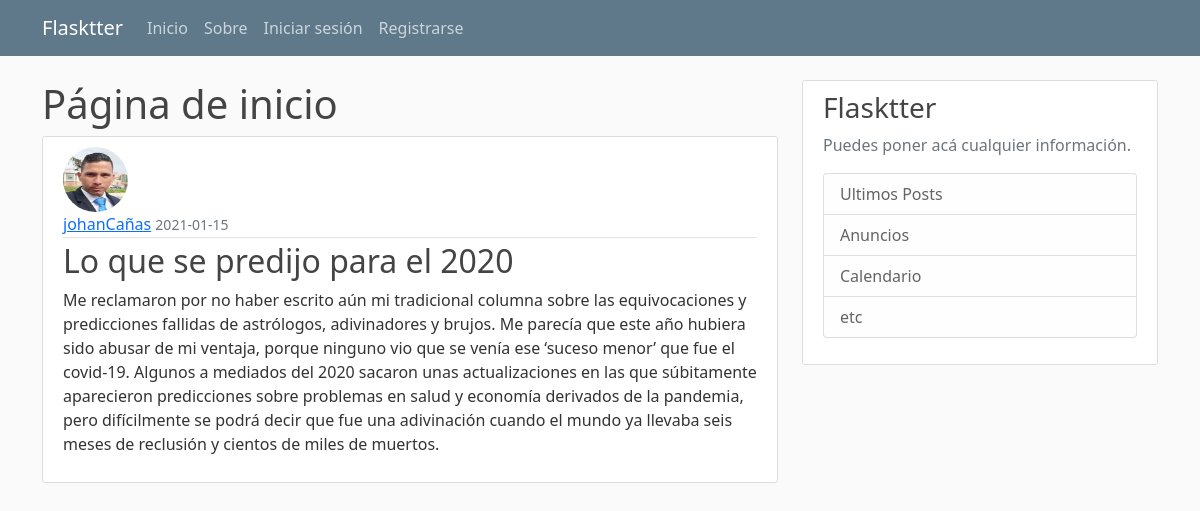
Screenshot of /post/2 with the database file from the repository.
### flaskblog/models.py (models this page shows, shortened)
class User(db.Model, UserMixin):
    id= db.Column(db.Integer, primary_key=True)
    username= db.Column(db.String(20), unique=True, nullable=False)
    email= db.Column(db.String(100), unique=True, nullable=False)
    image_file= db.Column(db.String(50), nullable=False, default='default.jpg')
    password= db.Column(db.String(60), nullable=False)
    '''Relacion uno a muchos '''
    post = db.relationship('Post', backref='author', lazy=True)

class Post(db.Model):
    id= db.Column(db.Integer, primary_key=True)
    title= db.Column(db.String(100), nullable=False)
    date_posted= db.Column(db.DateTime, nullable=False, default=datetime.utcnow)
    content = db.Column(db.Text, nullable=False)
    '''se establece la relacion de el post con el usuario con su id'''
    user_id = db.Column(db.Integer, db.ForeignKey('user.id'), nullable=False)

### flaskblog/routes.py (the view)
@app.route('/post/<int:post_id>')
def post(post_id):
    post = Post.query.get_or_404(post_id)
    return render_template('post.html', title=post.title, post=post)

### flaskblog/templates/post.html (shortened to what this page needs)
{% extends 'base.html' %} {% block content %}
  <h1>Página de inicio</h1>
  <article class="media content-section">
    <img
      class="rounded-circle article-img"
      src="{{ url_for('static', filename='profile_pics/' + post.author.image_file)}}"
      alt=""
    />
    <div class="media-body">
      <div class="article-metadata">
        <a class="mr-2" href="{{ url_for('user_posts', username=post.author.username) }}">{{ post.author.username }}</a>
        <small class="text-muted"
          >{{ post.date_posted.strftime('%Y-%m-%d') }}</small
        >
      </div>
      <h2 class="article-title">{{ post.title }}</h2>
      <p class="article-content">{{ post.content }}</p>
    </div>
  </article>
{% endblock %}

### flaskblog/static/main.css (style rules this page uses)
body { background: #fafafa; color: #333333; margin-top: 5rem; }
h1, h2, h3, h4, h5, h6 { color: #444444; }
.content-section { background: #ffffff; padding: 10px 20px; border: 1px solid #dddddd; border-radius: 3px; margin-bottom: 20px; }
.article-title { color: #444444; text-decoration: none; }
.article-content { white-space: pre-line; }
.article-img { height: 65px; width: 65px; margin-right: 16px; }
.article-metadata { padding-bottom: 1px; margin-bottom: 4px; border-bottom: 1px solid #e3e3e3 }

### rows the page displays
User: image_file (picture), author.username "johanCañas"
Post: date_posted "2021-01-15", title "Lo que se predijo para el 2020", content "Me reclamaron por no haber escrito aún mi tradicional columna sobre las equivocaciones y predicciones fallidas de astrólogos, adivinadores y brujos. Me parecía que este año hubiera sido abusar de mi ventaja, porque ninguno vio que se venía ese ‘suceso menor’ que fue el covid-19. Algunos a mediados del 2020 sacaron unas actualizaciones en las que súbitamente aparecieron predicciones sobre problemas en salud y economía derivados de la pandemia, pero difícilmente se podrá decir que fue una adivinación cuando el mundo ya llevaba seis meses de reclusión y cientos de miles de muertos."
